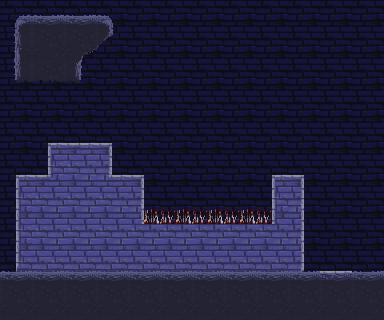

Tiled map render using the project's own tile images. Description and the whole map definition, tile-layer contents included, below:
An orthogonal 12x10 tile map with 32x32 px tiles, 3 tile layers (Tile Layer 3, Tile Layer 1, Tile Layer 2).

<map version="2017.05.16" orientation="orthogonal" renderorder="right-down" width="12" height="10" tilewidth="32" tileheight="32" nextobjectid="1">
 <tileset firstgid="1" source="CSVania.tsx" />
 <layer name="Tile Layer 3" width="12" height="10">
  <data encoding="csv">
22,22,22,22,22,22,22,22,22,22,22,22,
22,22,22,22,22,22,22,22,22,22,22,22,
22,22,22,22,22,22,22,22,22,22,22,22,
22,22,22,22,22,22,22,22,22,22,22,22,
22,22,22,22,22,22,22,22,22,22,22,22,
22,22,22,22,22,22,22,22,22,22,22,22,
22,22,22,22,22,22,22,22,22,22,22,22,
22,22,22,22,22,22,22,22,22,22,22,22,
22,22,22,22,22,22,22,22,22,22,22,22,
17,17,17,17,17,17,17,17,17,17,17,17
</data>
 </layer>
 <layer name="Tile Layer 1" width="12" height="10">
  <data encoding="csv">
25,19,19,26,0,0,0,0,0,0,0,0,
24,17,31,30,0,0,0,0,0,0,0,0,
28,29,27,0,0,0,0,0,0,0,0,0,
0,0,0,0,0,0,0,0,0,0,0,0,
0,7,2,4,0,0,0,0,0,0,0,0,
7,11,1,12,4,0,0,0,7,4,0,0,
6,1,1,1,15,13,13,13,16,5,0,0,
6,1,1,1,1,1,1,1,1,5,0,0,
9,8,8,8,8,8,8,8,8,10,0,0,
0,0,0,0,0,0,0,0,0,0,0,0
</data>
 </layer>
 <layer name="Tile Layer 2" width="12" height="10">
  <data encoding="csv">
0,0,0,0,0,0,0,0,0,0,0,0,
0,0,0,0,0,0,0,0,0,0,0,0,
0,0,0,0,0,0,0,0,0,0,0,0,
0,0,0,0,0,0,0,0,0,0,0,0,
0,0,0,0,0,0,0,0,0,0,0,0,
0,0,0,0,0,0,0,0,0,0,0,0,
0,0,0,0,0,0,0,0,0,0,0,0,
0,0,0,0,0,0,0,0,0,0,0,0,
19,19,19,19,19,19,19,19,19,19,21,19,
0,0,0,0,0,0,0,0,0,0,0,0
</data>
 </layer>
</map>